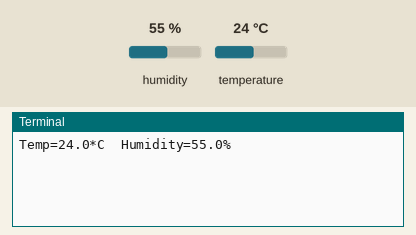
Simulated run of this program. Board: Raspberry Pi (BCM pin numbers). Parts: the last lines printed to the terminal. Inputs (shaded band) come from the test bench; at power-on: humidity 55 %, temperature 24 °C.

Above: at 1.2 s.
1.3 s: humidity set to 22 %
At 7.2 s:
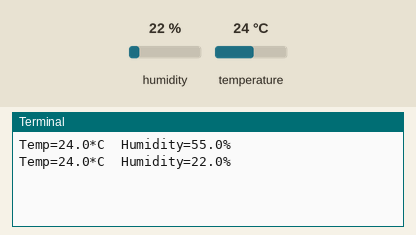
7.7 s: temperature set to 12 °C
At 12.3 s:
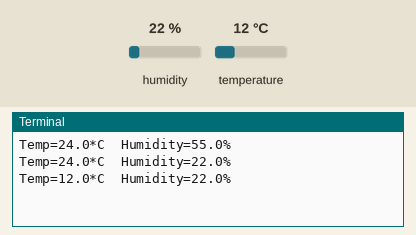
14.1 s: humidity set to 40 %
At 17.4 s:
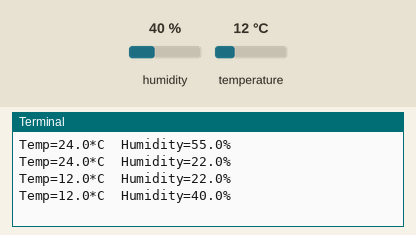
Timing chart, 0 to 18.9 s (numbered marks = the images above; inputs shaded):
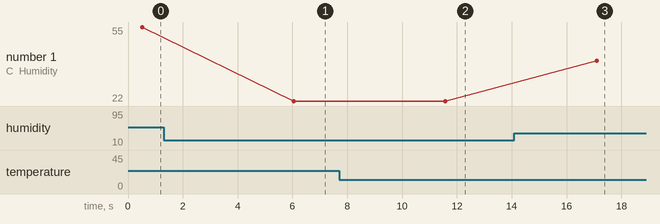

The program:

dht11.py
```python
import Adafruit_DHT
import time
DHT_SENSOR = Adafruit_DHT.DHT11
DHT_PIN = 21

while True:
    humidity, temperature = Adafruit_DHT.read_retry(DHT_SENSOR, DHT_PIN)

    if humidity is not None and temperature is not None:
        print("Temp={0:0.01f}*C  Humidity={1:0.1f}%".format(temperature, humidity))
    else:
        print("Failed to retrieve data from humidity sensor")

    time.sleep(5)
```

Measured:
- after the input at 1.3 s, the terminal: prints a new line after 4.8 s (image 1)
- after the input at 7.7 s, the terminal: prints a new line after 3.9 s (image 2)
- after the input at 14.1 s, the terminal: prints a new line after 3.0 s (image 3)
- plotted number 1: 55 → 22 after the input at 1.3 s, 22 → 40 after the input at 14.1 s
